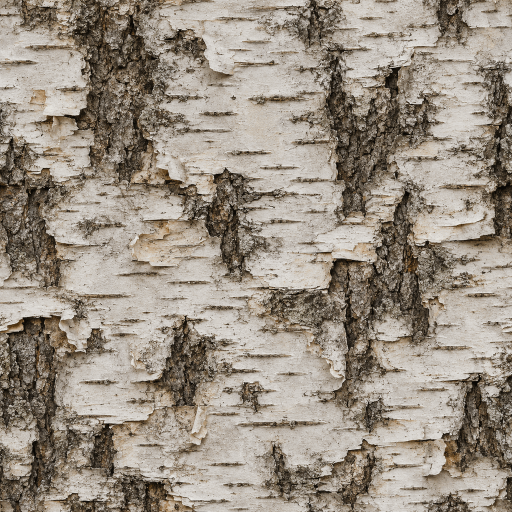
#> input picture art-src/_tekstury-source/bark/birch_bark_white.png, 1024 x 1024 px (shown at 1/2 size)
$ python modern_pixelart_textures.py --write
#> lines starting #> are read from the running program, lines starting #| are printed output that depends on the picture; after the words box and inside, x2 and y2 are one past the last pixel; in counts of white or black regions, pixels touching at a corner belong together
"""Deterministyczny generator modern pixel-art v3 dla 15 tekstur Weleszy.

python tools/modern_pixelart_textures.py --write   # generacja od oryginałów
python tools/modern_pixelart_textures.py --check   # weryfikacja bajt po bajcie

Kora zachowuje drobniejszy rytm 128x128, podłoże i skały 64x64.
Ostre klastry, posterization + wyostrzenie zamiast rozmytych półtonów.
"""
from __future__ import annotations

import argparse
import hashlib
import io
from pathlib import Path

import numpy as np
from PIL import Image, ImageEnhance, ImageFilter

ROOT = Path(__file__).resolve().parents[1]
DEST = ROOT / "art-src" / "_tekstury"
SOURCE = ROOT / "art-src" / "_tekstury-source"
PREVIEW = ROOT / "docs" / "art" / "modern-pixelart-textures-preview.png"
MATERIALS = {
    "bark": (
        "birch_bark_white.png", "old_bark_weathered.png", "pine_bark_reddish_flaky.png"
    ),
    "ground": (
        "dense_forest_moss.png", "exposed_roots_wet_soil.png",
        "forest_litter_mixed.png", "forest_path_compacted_earth.png",
        "forest_soil_sparse_grass.png", "pine_needles_and_twigs.png",
        "wet_fallen_leaves.png", "wet_grass_earth.png", "wet_mud_with_puddles.png"
    ),
    "rock": (
        "rock_cracked_with_moss.png", "rock_lichen_moss_ground.png",
        "rock_stones_mossy.png"
    ),
}
# Nasycenie, jasność, kontrast, maksymalna luminancja. Matowa, ciemna paleta boru.
GRADING = {
    "birch_bark_white": (.72, .91, 1.04, 213),
    "old_bark_weathered": (.79, .84, 1.08, 197),
    "pine_bark_reddish_flaky": (.75, .86, 1.09, 199),
    "dense_forest_moss": (.76, .82, 1.08, 181),
    "exposed_roots_wet_soil": (.70, .82, 1.09, 189),
    "forest_litter_mixed": (.70, .81, 1.07, 194),
    "forest_path_compacted_earth": (.73, .85, 1.07, 196),
    "forest_soil_sparse_grass": (.72, .85, 1.06, 194),
    "pine_needles_and_twigs": (.71, .84, 1.07, 192),
    "wet_fallen_leaves": (.70, .80, 1.10, 190),
    "wet_grass_earth": (.70, .82, 1.07, 184),
    "wet_mud_with_puddles": (.70, .81, 1.07, 193),
    "rock_cracked_with_moss": (.65, .86, 1.08, 203),
    "rock_lichen_moss_ground": (.65, .84, 1.06, 200),
    "rock_stones_mossy": (.66, .84, 1.07, 199),
}
# Parametry per grupa materiału: większy piksel w ziemi i skałach.
WORK_SIZES = {"bark": 128, "ground": 64, "rock": 64}
COLORS = {"bark": 12, "ground": 10, "rock": 10}
SEAM = 8
CONTRAST_BOOST = {"bark": 1.28, "ground": 1.58, "rock": 1.42}
CLUSTER_PASSES = 1  # Jeden mały przebieg: detale liści i pęknięcia zostają
POSTERIZE_LEVELS = {"bark": 5, "ground": 7, "rock": 7}


def _grade(im: Image.Image, stem: str) -> Image.Image:
    sat, bright, contrast, ceiling = GRADING[stem]
    im = ImageEnhance.Color(im).enhance(sat)
    im = ImageEnhance.Brightness(im).enhance(bright)
    im = ImageEnhance.Contrast(im).enhance(contrast)
    pixels = np.asarray(im, dtype=np.float32)
    luminance = pixels[..., 0] * .2126 + pixels[..., 1] * .7152 + pixels[..., 2] * .0722
    factor = np.minimum(1., ceiling / np.maximum(luminance, 1.))
    pixels *= factor[..., None]
    return Image.fromarray(np.clip(pixels + .5, 0, 255).astype(np.uint8), "RGB")


def _seamless(im: Image.Image) -> Image.Image:
    """Dopasuj brzegi kafla; brak powtarzalnych jasnych pionowych linii."""
    px = np.asarray(im, dtype=np.float32).copy()
    for d in range(SEAM):
        strength = .5 * (1. - d / SEAM) ** 2
        a, b = px[:, d, :].copy(), px[:, -1 - d, :].copy()
        px[:, d, :] = a * (1. - strength) + b * strength
        px[:, -1 - d, :] = b * (1. - strength) + a * strength
    for d in range(SEAM):
        strength = .5 * (1. - d / SEAM) ** 2
        a, b = px[d, :, :].copy(), px[-1 - d, :, :].copy()
        px[d, :, :] = a * (1. - strength) + b * strength
        px[-1 - d, :, :] = b * (1. - strength) + a * strength
    edge = ((px[:, 0, :] + px[:, -1, :]) * .5).copy()
    px[:, 0, :] = px[:, -1, :] = edge
    edge = ((px[0, :, :] + px[-1, :, :]) * .5).copy()
    px[0, :, :] = px[-1, :, :] = edge
    return Image.fromarray(np.clip(px + .5, 0, 255).astype(np.uint8), "RGB")


def _material_group(stem: str) -> str:
    """Zwraca kategorię materiału (źródłem prawdy jest MATERIALS)."""
    for group, names in MATERIALS.items():
        if f"{stem}.png" in names:
            return group
    raise ValueError(f"Nieznany materiał: {stem}")


def _posterize_bands(im: Image.Image, levels: int) -> Image.Image:
    """Dyskretyzuje luminancję, a nie trzy kanały RGB osobno.

    Niezależna posterizacja R/G/B zmieniała brązy i zielenie w jaskrawe
    czerwienie/fiolety. Jedna wspólna skala zachowuje odcień materiału.
    """
    if levels < 2:
        raise ValueError("Posterize: levels musi być >= 2")
    arr = np.asarray(im.convert("RGB"), dtype=np.float32)
    lum = arr[..., 0] * .2126 + arr[..., 1] * .7152 + arr[..., 2] * .0722
    index = np.floor(lum * (levels - 1) / 255 + .5).astype(np.int16)
    ramp = np.floor(np.arange(levels, dtype=np.float32) * 255 / (levels - 1) + .5)
    quant = ramp[index]
    factor = quant / np.maximum(lum, 1)
    poster = np.clip(arr * factor[..., None] + .5, 0, 255).astype(np.uint8)
    # Dla neutralnych szarości ton musi być dokładnie jednym poziomem rampy.
    # Zapobiega to dodatkowym odcieniom przez zaokrąglenie float32.
    gray = (arr[..., 0] == arr[..., 1]) & (arr[..., 1] == arr[..., 2])
    poster[gray] = quant[gray, None].astype(np.uint8)
    return Image.fromarray(poster, "RGB")

def pixelart(source: Image.Image, stem: str) -> Image.Image:
    """Wyraźny modern pixel-art: oddzielne siatki dla kory / ziemi / skał.

    Odrzucamy szum, ograniczamy półtony, wyostrzamy znaczące kontury
    i budujemy duże jednorodne klastry przed powiększeniem NEAREST.
    """
    dimensions = source.size
    if dimensions != (1024, 1024):
        raise ValueError(f"Oczekiwano tekstury 1024x1024: {stem}: {dimensions}")

    group = _material_group(stem)
    work_size = WORK_SIZES[group]
    colors = COLORS[group]

    # Przy 64x64 zwykły BOX uśredniał wszystko do jednolitej plamy.
    # Zachowaj detale przez antyaliasing tylko w próbkowanej ćwiartce pola.
    # To deterministyczny wybór barwy, nie losowy szum i bez wygładzania pikseli.
    if group == "bark":
        low = source.convert("RGB").resize((work_size, work_size), Image.Resampling.BOX)
    else:
        sample = source.convert("RGB").resize((work_size * 2, work_size * 2),
                                              Image.Resampling.BOX)
        low = sample.resize((work_size, work_size), Image.Resampling.NEAREST)
    low = low.filter(ImageFilter.MedianFilter(3))
    low = _grade(low, stem)
    low = ImageEnhance.Contrast(low).enhance(CONTRAST_BOOST[group])
    low = _posterize_bands(low, POSTERIZE_LEVELS[group])
    low = low.filter(ImageFilter.UnsharpMask(radius=1, percent=180, threshold=2))
    low = _seamless(low)
    low = low.quantize(colors=colors, method=Image.Quantize.MEDIANCUT,
                       dither=Image.Dither.NONE)
    # Lekki filtr usuwa samotne piksele; nie zjada form liści i pęknięć.
    for _ in range(CLUSTER_PASSES):
        low = low.filter(ImageFilter.ModeFilter(3))

    # Szwów na skrajach kafla nie może uszkodzić filtr klastrów.
    indices = np.asarray(low, dtype=np.uint8).copy()
    indices[:, -1] = indices[:, 0]
    indices[-1, :] = indices[0, :]
    low.putdata(indices.reshape(-1).tolist())
    return low.resize(dimensions, Image.Resampling.NEAREST)

def _png_bytes(image: Image.Image) -> bytes:
    out = io.BytesIO()
    image.save(out, format="PNG", optimize=True)
    return out.getvalue()


def _preview(previews: list[tuple[str, Image.Image]]) -> bytes:
    """Przegląd 15 tekstur: skalowanie NEAREST, bez ukrywania struktury."""
    from PIL import ImageDraw
    cell, label, columns = 320, 30, 3
    rows = (len(previews) + columns - 1) // columns
    sheet = Image.new("RGB", (columns * cell, rows * (cell + label)), (27, 30, 29))
    pen = ImageDraw.Draw(sheet)
    for i, (name, image) in enumerate(previews):
        x, y = (i % columns) * cell, (i // columns) * (cell + label)
        sheet.paste(image.convert("RGB").resize((cell, cell), Image.Resampling.NEAREST), (x, y))
        pen.text((x + 3, y + cell + 4), name[:28], fill=(211, 207, 191))
    return _png_bytes(sheet)


def generate(check: bool) -> int:
#> called with check = False
    if check and not SOURCE.exists():
        print("Brak art-src/_tekstury-source; uruchom --write.")
        return 2
    failures: list[str] = []
    previews: list[tuple[str, Image.Image]] = []
    for group, names in MATERIALS.items():
        for name in names:
            src, dst = SOURCE / group / name, DEST / group / name
            if not src.exists() and not check:
                if not dst.exists():
                    raise FileNotFoundError(dst)
                src.parent.mkdir(parents=True, exist_ok=True)
                src.write_bytes(dst.read_bytes())
            with Image.open(src) as original:
#> original is the input picture: PIL image 1024x1024 P; mean R, G, B 153.5, 143.4, 131
                generated = pixelart(original, Path(name).stem)
#> in _grade, `factor = np.minimum(1., ceiling / np.maximum(luminance, 1.))`: factor: shape (128, 128) float32; every value is 1
#> in _posterize_bands, `lum = arr[..., 0] * .2126 + arr[..., 1] * .7152 + arr[..., 2] * .0722`:
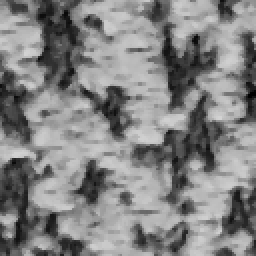
#> lum: shape (128, 128) float32 (shown 2 times larger); min 0.425, max 211.5, mean 131.7
#> in _posterize_bands, `index = np.floor(lum * (levels - 1) / 255 + .5).astype(np.int16)`:
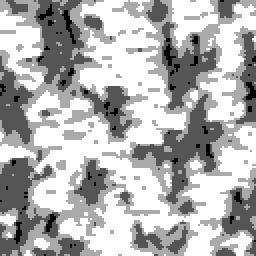
#> index: shape (128, 128) int16 (shown 2 times larger); min 0, max 3, mean 2.1; drawn with min black and max white
#> in _posterize_bands, `factor = quant / np.maximum(lum, 1)`:
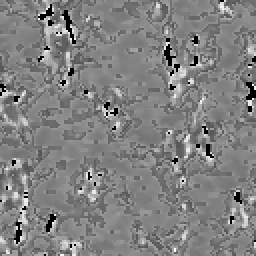
#> factor: shape (128, 128) float32 (shown 2 times larger); min 0, max 2.01, mean 1.02; drawn with min black and max white
#> in _posterize_bands, `gray = (arr[..., 0] == arr[..., 1]) & (arr[..., 1] == arr[..., 2])`: gray: shape (128, 128) bool; every value is 0
#> after the loop in _seamless, `for d in range(SEAM):`:
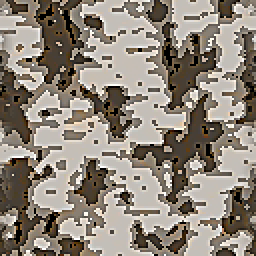
#> px: shape (128, 128, 3) float32 (shown 2 times larger); mean R, G, B 143.7, 134.5, 123.2
#> after the loop in _seamless, `for d in range(SEAM):`:
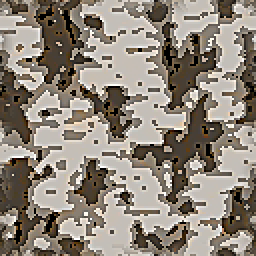
#> px: shape (128, 128, 3) float32 (shown 2 times larger); 12.41% of pixels changed, all inside (x1, y1, x2, y2) = (0, 0, 128, 128)
#> in _seamless, `edge = ((px[:, 0, :] + px[:, -1, :]) * .5).copy()`: edge = 128 rows, first 8: [91.5, 82.75, 70.5], [108.9, 96.17, 82.1], [113, 102, 91.05], [102.8, 96.3, 84.38], [172.4, 163.2, 152.2], [92.84, 84.78, 77.55], [169.9, 160.9, 150.2], [152.1, 143.1, 135.1]
#> in _seamless, `edge = ((px[0, :, :] + px[-1, :, :]) * .5).copy()`: edge = 128 rows, first 8: [91.5, 82.75, 70.5], [180.5, 158.9, 137.3], [184.1, 163.5, 140.5], [50.35, 47.59, 40.52], [59.38, 52.12, 39.56], [124.1, 116.6, 103.8], [105.6, 94.09, 85.11], [178.5, 158.1, 132.7]
#> in pixelart, `indices[:, -1] = indices[:, 0]`: indices: shape (128, 128); min 0, max 11, mean 5.66
#> in pixelart, `indices[-1, :] = indices[0, :]`:
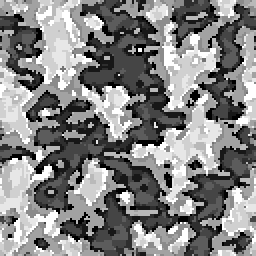
#> indices: shape (128, 128) (shown 2 times larger); min 0, max 11, mean 5.67; drawn with min black and max white
#> in pixelart, `return low.resize(dimensions, Image.Resampling.NEAREST)`:
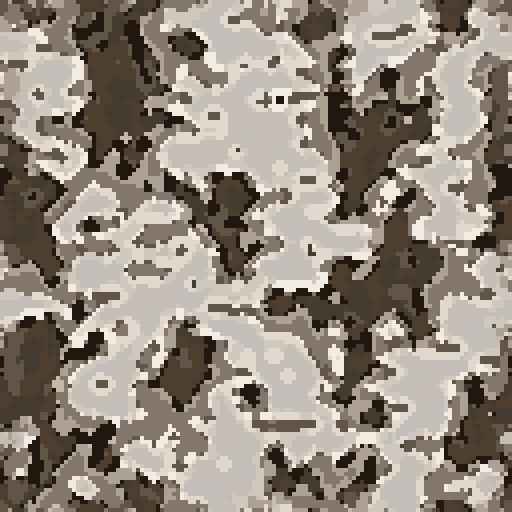
#> returned value: PIL image 1024x1024 P (shown at 1/2 size); mean R, G, B 147.3, 138.2, 127
            payload = _png_bytes(generated)
            if check:
                if not dst.is_file() or dst.read_bytes() != payload:
                    failures.append(str(dst.relative_to(ROOT)))
            else:
                dst.write_bytes(payload)
            previews.append((Path(name).stem, generated))
            pixel_size = 1024 // WORK_SIZES[group]
            ok = not check or (dst.exists() and dst.read_bytes() == payload)
#> ok = True
            print(f"{'OK' if ok else 'FAIL'} {group}/{name}: {generated.size}, "
                  f"<= {COLORS[group]} kolorów, siatka {WORK_SIZES[group]}x{WORK_SIZES[group]}, "
                  f"piksel {pixel_size}x{pixel_size}")
#| OK bark/birch_bark_white.png: (1024, 1024), <= 12 kolorów, siatka 128x128, piksel 8x8
#> pass 2 of the loop in generate, `for group, names in MATERIALS.items():`:
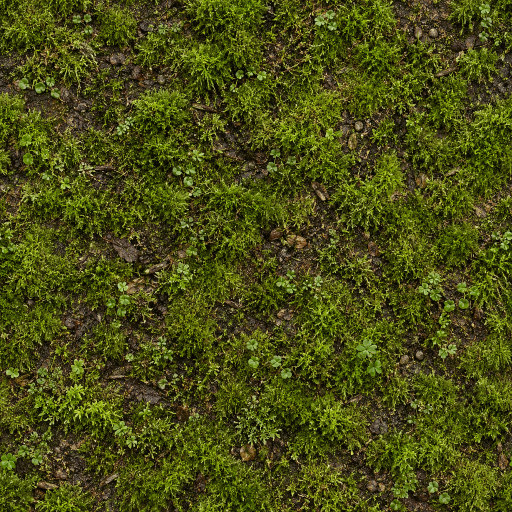
#> input picture art-src/_tekstury-source/ground/dense_forest_moss.png, 1024 x 1024 px (shown at 1/2 size)
#> in generate, original is the input picture: PIL image 1024x1024 P; mean R, G, B 74.1, 77.3, 20.7
#> pixels: shape (64, 64, 3) float32
#> luminance: shape (64, 64) float32
#> arr: shape (64, 64, 3) float32
#> lum: shape (64, 64) float32
#> index: shape (64, 64) int16
#> quant: shape (64, 64) float32
#> in _posterize_bands (call 4), `factor = quant / np.maximum(lum, 1)`:
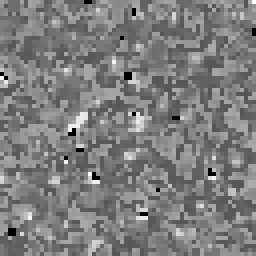
#> factor: shape (64, 64) float32 (shown 4 times larger); min 0, max 2.01, mean 0.991; drawn with min black and max white
#> poster: shape (64, 64, 3)
#> gray: shape (64, 64) bool; every value is 0
#> in pixelart (call 4), `low = low.filter(ImageFilter.UnsharpMask(radius=1, percent=180, thresh..`:
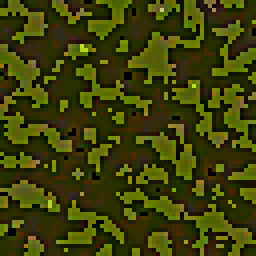
#> low: PIL image 64x64 RGB (shown 4 times larger); mean R, G, B 59.9, 63, 6.1
#> in _seamless (call 4), `edge = ((px[:, 0, :] + px[:, -1, :]) * .5).copy()`: edge = 64 rows, first 8: [36.25, 46.5, 0], [29.37, 39.86, 0], [65.53, 71.86, 3.95], [76.1, 87.57, 4.43], [26.94, 29.5, 0.0625], [88.95, 102.7, 1.39], [57.38, 46, 2.2], [19.94, 23.48, 5.03]
#> in _seamless (call 4), `edge = ((px[0, :, :] + px[-1, :, :]) * .5).copy()`: edge = 64 rows, first 8: [36.25, 46.5, 0], [28.89, 39.98, 0], [69.11, 67.34, 9.12], [75.35, 72.82, 7.18], [71.62, 83.31, 10.94], [23.27, 26.36, 0.246], [67.75, 84.58, 0.109], [63.95, 77.44, 0.082]
#| OK ground/dense_forest_moss.png: (1024, 1024), <= 10 kolorów, siatka 64x64, piksel 16x16
    sheet = _preview(previews)
    if check:
        if not PREVIEW.is_file() or PREVIEW.read_bytes() != sheet:
            failures.append(str(PREVIEW.relative_to(ROOT)))
    else:
        PREVIEW.parent.mkdir(parents=True, exist_ok=True)
        PREVIEW.write_bytes(sheet)
    if failures:
        print("Różnice względem generatora:\n" + "\n".join(failures))
        return 1
    print(f"Zweryfikowano {len(previews)} materiałów; SHA256 podglądu: {hashlib.sha256(sheet).hexdigest()}")
    return 0


if __name__ == "__main__":
    parser = argparse.ArgumentParser(description=__doc__)
    mode = parser.add_mutually_exclusive_group(required=True)
    mode.add_argument("--write", action="store_true")
    mode.add_argument("--check", action="store_true")
    args = parser.parse_args()
#> (the run stopped early here; a loop or call above may not have finished)
